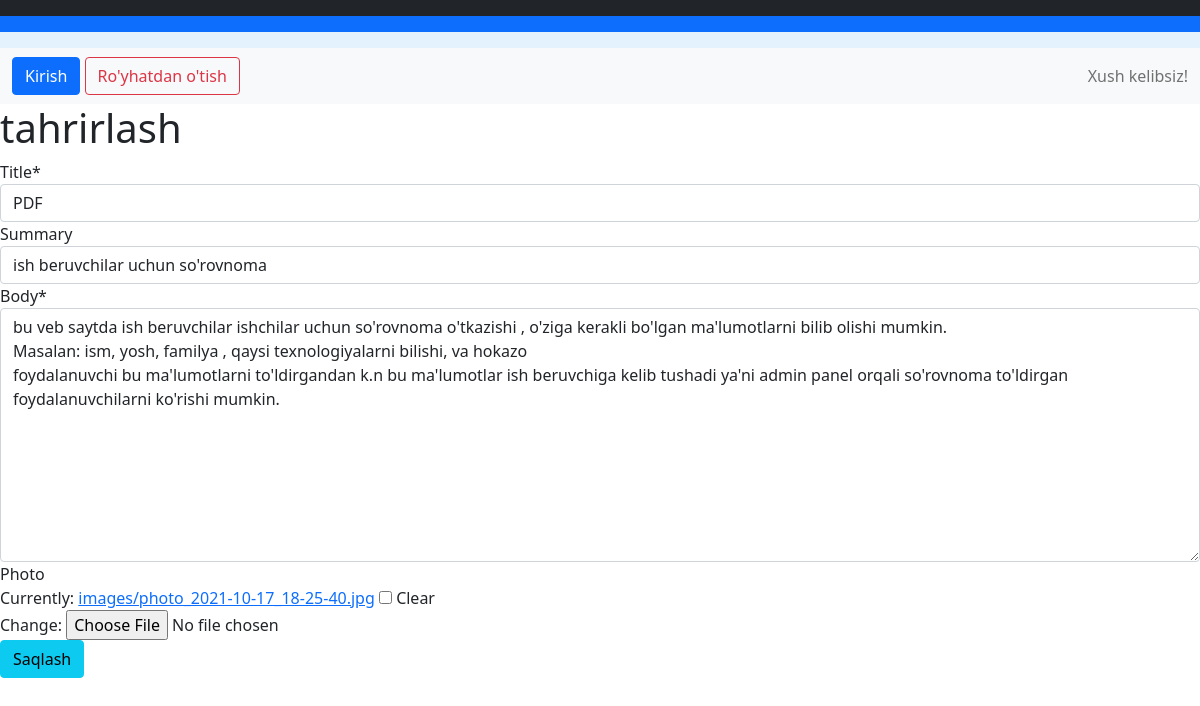
The page /articles/6/edit/ on the database its author committed.
### articles/models.py (models this page shows, shortened)
class Articles(models.Model):
    title = models.CharField(max_length=200)
    summary = models.CharField(max_length=200, blank=True)
    body = models.TextField()
    photo = models.ImageField(upload_to='images/', blank=True)
    date = models.DateField(auto_now_add=True)
    author = models.ForeignKey(
        get_user_model(),
        on_delete=models.CASCADE,
    )

### articles/views.py (the view)
# urls.py: path('<int:pk>/edit/', ArticlesUpdateView.as_view(), name='article_edit'),
class ArticlesUpdateView(UpdateView):
    model = Articles
    fields = ('title', 'summary', 'body', 'photo',)
    template_name = 'article_edit.html'

### templates/article_edit.html
{% extends 'base.html' %}
{% load crispy_forms_tags %}
{% block content %}
    <h1>tahrirlash</h1>
    <form method="post" enctype="multipart/form-data">{% csrf_token %}
        {{ form|crispy }}
    <button class="btn btn-info ml-2" type="submit">Saqlash</button>
    </form>
{% endblock content %}

### rows shown on the page
Articles: title "PDF", summary "ish beruvchilar uchun so'rovnoma", body "bu veb saytda ish beruvchilar ishchilar uchun so'rovnoma o'tkazishi , o'ziga kerakli bo'lgan ma'lumotlarni bilib olishi mumkin. Masalan: ism, yosh, familya , qaysi texnologiyalarni bilishi, va hokazo foydalanuvchi bu ma'lumotlarni to'ldirgandan k.n bu ma'lumotlar ish beruvchiga kelib tushadi ya'ni admin panel orqali so'rovnoma to'ldirgan foydalanuvchilarni ko'rishi mumkin."
